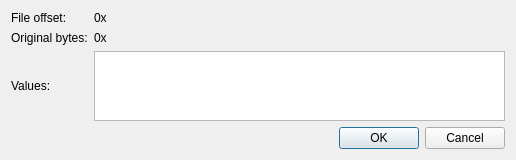
<?xml version="1.0" encoding="UTF-8"?>
<ui version="4.0">
 <class>PatchDialog</class>
 <widget class="QDialog" name="PatchDialog">
  <property name="geometry">
   <rect>
    <x>0</x>
    <y>0</y>
    <width>516</width>
    <height>146</height>
   </rect>
  </property>
  <property name="windowTitle">
   <string>Patch Bytes</string>
  </property>
  <layout class="QVBoxLayout" name="verticalLayout">
   <item>
    <layout class="QGridLayout" name="gridLayout">
     <item row="2" column="0">
      <widget class="QLabel" name="label">
       <property name="text">
        <string>Values:</string>
       </property>
      </widget>
     </item>
     <item row="1" column="0">
      <widget class="QLabel" name="label_2">
       <property name="text">
        <string>Original bytes:</string>
       </property>
      </widget>
     </item>
     <item row="1" column="2">
      <widget class="QLabel" name="originalValuesLabel">
       <property name="minimumSize">
        <size>
         <width>400</width>
         <height>0</height>
        </size>
       </property>
       <property name="text">
        <string>0x</string>
       </property>
      </widget>
     </item>
     <item row="0" column="2">
      <widget class="QLabel" name="offsetValueLabel">
       <property name="minimumSize">
        <size>
         <width>400</width>
         <height>0</height>
        </size>
       </property>
       <property name="text">
        <string>0x</string>
       </property>
      </widget>
     </item>
     <item row="0" column="0">
      <widget class="QLabel" name="label_1">
       <property name="text">
        <string>File offset:</string>
       </property>
      </widget>
     </item>
     <item row="2" column="2">
      <widget class="QPlainTextEdit" name="valuesTextEdit"/>
     </item>
    </layout>
   </item>
   <item>
    <widget class="QDialogButtonBox" name="buttonBox">
     <property name="orientation">
      <enum>Qt::Horizontal</enum>
     </property>
     <property name="standardButtons">
      <set>QDialogButtonBox::Cancel|QDialogButtonBox::Ok</set>
     </property>
    </widget>
   </item>
  </layout>
 </widget>
 <resources/>
 <connections>
  <connection>
   <sender>buttonBox</sender>
   <signal>accepted()</signal>
   <receiver>PatchDialog</receiver>
   <slot>accept()</slot>
   <hints>
    <hint type="sourcelabel">
     <x>248</x>
     <y>254</y>
    </hint>
    <hint type="destinationlabel">
     <x>157</x>
     <y>274</y>
    </hint>
   </hints>
  </connection>
  <connection>
   <sender>buttonBox</sender>
   <signal>rejected()</signal>
   <receiver>PatchDialog</receiver>
   <slot>reject()</slot>
   <hints>
    <hint type="sourcelabel">
     <x>316</x>
     <y>260</y>
    </hint>
    <hint type="destinationlabel">
     <x>286</x>
     <y>274</y>
    </hint>
   </hints>
  </connection>
 </connections>
</ui>
